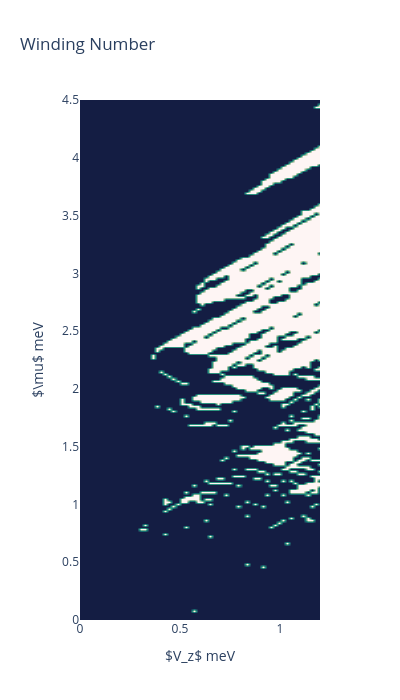

Notebook source saved alongside this figure:
### Code cell
import numpy as np
import plotly.graph_objects as go

# Assuming pdi_arr and filter_pdi are already defined in your environment
mu = pdi_arr[:, 0]    # y-axis in the plot
V_z = pdi_arr[:, 1]   # x-axis in the plot
I = filter_pdi(pdi_arr[:, 2])  # z-axis (color)
#I = pdi_arr[:, 2]  # z-axis (color)

# Create the interactive Plotly heatmap/contour
fig = go.Figure(data=go.Contour(
    x=V_z,
    y=mu,
    z=I,
    colorscale='tempo_r',  # Matches Matplotlib's 'viridis'
    ncontours=100,         # Matches the levels=100 argument
    line_width=0,  
    showscale=False,
    contours=dict(
        coloring='heatmap',
        showlines=False
    ),
    colorbar=dict(
        title='Intensity (I)'
    )
))

# Label axes and title
# Plotly naturally renders LaTeX enclosed in $ symbols
fig.update_layout(
    title='Winding Number',
    xaxis_title=r'$V_z$ meV',
    yaxis_title=r'$\mu$ meV',
    xaxis_range=[0.0, 1.2],  # <-- SET YOUR X-AXIS LIMITS HERE
    yaxis_range=[0, 4.5],
    width=400,
    height=700
)

fig.show()

fig.write_image(Path(plot_dir, 'Winding_Number.png'))

### Figure 1 — Plotly figure (JSON) as saved in the notebook; plotly's stock layout.template omitted (floating-point values rounded to 4 significant figures; data arrays with more than 128 entries replaced by an {"elided": "..."} marker saying what was removed)
{"data": [{"colorbar": {"title": {"text": "Intensity (I)"}}, "colorscale": [[0, "rgb(20, 29, 67)"], [0.09091, "rgb(25, 51, 80)"], [0.1818, "rgb(28, 72, 93)"], [0.2727, "rgb(25, 94, 106)"], [0.3636, "rgb(18, 116, 117)"], [0.4545, "rgb(25, 137, 125)"], [0.5455, "rgb(65, 157, 129)"], [0.6364, "rgb(110, 173, 138)"], [0.7273, "rgb(153, 189, 156)"], [0.8182, "rgb(189, 206, 181)"], [0.9091, "rgb(222, 224, 210)"], [1, "rgb(254, 245, 244)"]], "contours": {"coloring": "heatmap", "showlines": false}, "line": {"width": 0}, "ncontours": 100, "showscale": false, "type": "contour", "x": {"elided": "14625 float values"}, "y": {"elided": "14625 float values"}, "z": {"elided": "14625 float values"}}], "layout": {"height": 700, "title": {"text": "Winding Number"}, "width": 400, "xaxis": {"range": [0, 1.2], "title": {"text": "$V_z$ meV"}}, "yaxis": {"range": [0, 4.5], "title": {"text": "$\\mu$ meV"}}}}
